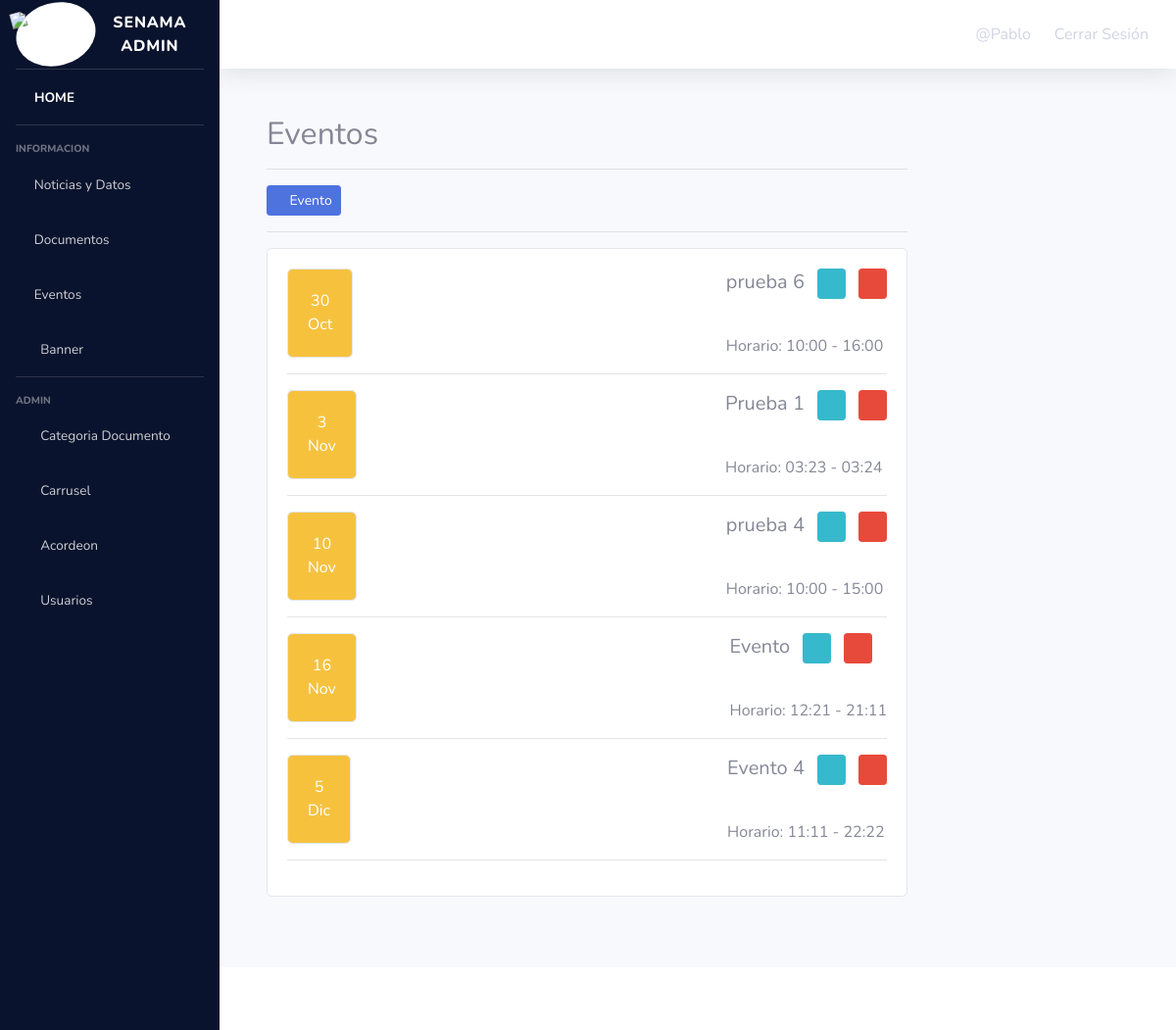
The app's page /listar_eventos/ (signed in), older data.
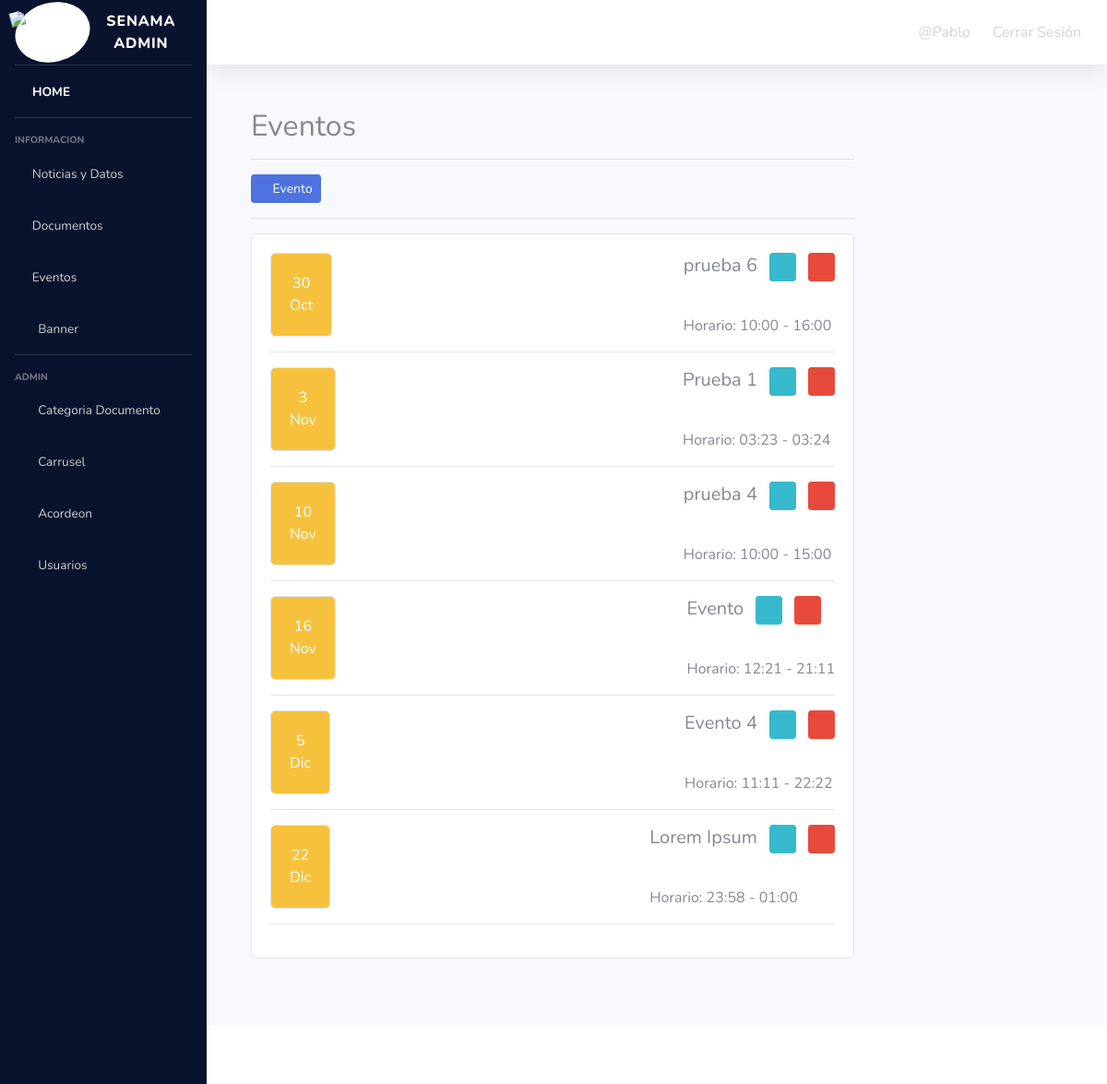
The same page, newer data.
### app/models.py (models this page shows, shortened)
class Evento(models.Model):
    titulo = models.CharField(max_length=200)
    fecha = models.DateField()
    horario_inicio = models.CharField(max_length=100)
    horario_fin = models.CharField(max_length=100, blank=True, null=True)

### app/views.py (the view)
# urls.py: path("listar_eventos/", listar_eventos, name="listar_eventos"),
@permission_required('app.add_evento')
def listar_eventos(request):
        eventos = Evento.objects.order_by('fecha')
        data = {
                'eventos': eventos,
        }
        return render(request, 'app/evento/listar.html', data)

### app/templates/app/evento/listar.html (shortened to what this page needs)
{% extends 'app/admin.html' %} {% load static %} {% block contenido %}
<div class="container">
    <div class="row">
        <div class="col-9">
            <br>
            <h2>Eventos</h2>
            <hr>
        </div>
    </div>
    <div class="row">
        <div class="col-md-9">
        {% if user.is_authenticated %}
            <a href="{% url 'crear_evento' %}" class="btn btn-primary btn-sm"> <i class="fas fa-plus"></i> Evento</a>
            <hr>
        {% endif %}
            <div class="card">
                <div class="card-body">
                    {% for evento in eventos %}
                    <div class="d-flex justify-content-between">
                        <div class="card bg-warning text-white">
                            <div class="card-body">
                                <div class="date">
                                    <div class="day fw-bold text-center">{{ evento.fecha.day }}</div>
                                    <div class="month fw-bold">{{ evento.fecha|date:"M" }}</div>
                                </div>
                            </div>
                        </div>
                        <div class="event-details">
                            <h5 class="card-title" style="text-align: left;">
                                {{ evento.titulo }}
                            {% if user.is_authenticated %}
                                <a href="{% url 'editar_evento' evento.id %}" class="btn btn-info btn-sm mx-2">
                                    <i class="fas fa-edit"></i>
                                </a>
                                {% if perms.app.delete_evento %}
                                <a href="#" onclick="eliminarEvento({{evento.id}})" class="btn btn-danger btn-sm">
                                    <i class="fas fa-trash"></i>
                                </a>
                                {% endif %}
                            {% endif %}
                            </h5>
                            <br>
                            <p class="card-text">Horario: {{ evento.horario_inicio }} - {{ evento.horario_fin }}</p>
                        </div>
                    </div>
                    <hr>
                    {% endfor %}
                </div>
            </div>
        </div>
    </div>
</div>
<br><br><br>
{% endblock %}

Row changes from the older to the newer data that the page shows:
added Evento: fecha.day "22", fecha "Dic", titulo "Lorem Ipsum", horario_inicio "23:58", horario_fin "01:00"
